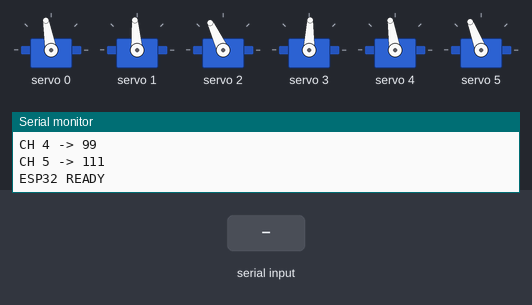
Simulated run of this sketch. Board: Arduino Uno, built with avr-gcc and run on an emulated ATmega328P. On the bench: 6 × servo, the last lines printed to the serial monitor. The test bench sets the inputs (shaded band).

Above: at 5.2 s.
5.3 s: "FORWARD\n" received over Serial
At 5.7 s:
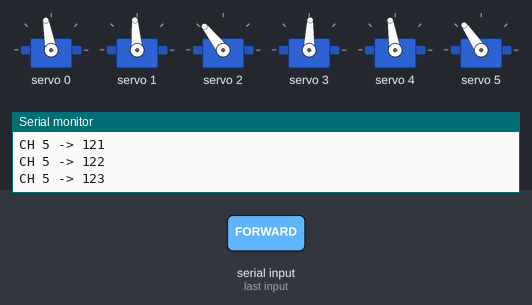
11.3 s: "STOP\n" received over Serial
13.6 s: "RIGHT\n" received over Serial
At 14.5 s:
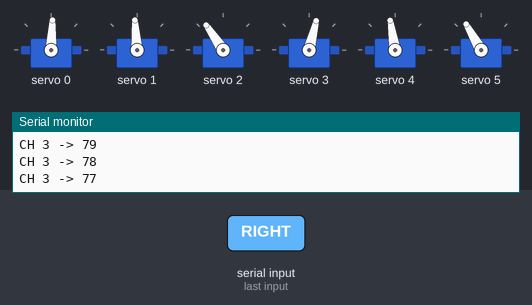
16.2 s: "SEARCH\n" received over Serial
At 17.26 s:
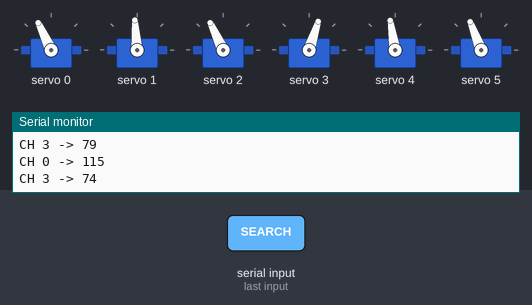
19.2 s: "KICK\n" received over Serial
At 20.36 s:
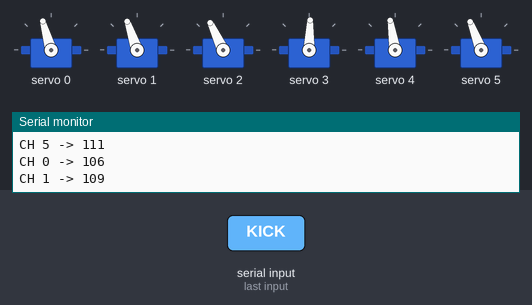
Timing chart, 0 to 22.7 s (numbered marks = the images above; inputs shaded):
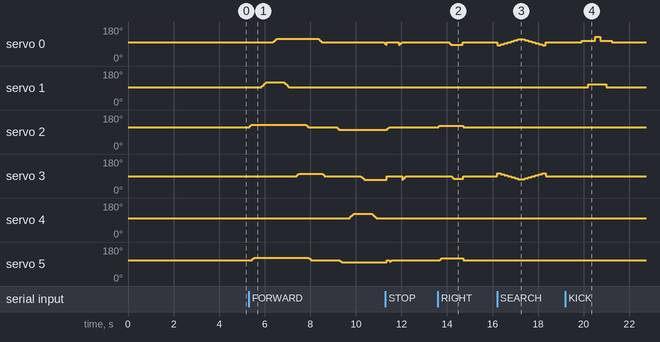

Measured:
- after the input at 5.3 s, servo 0: rises from 100° to 119° in 0.16 s, then falls to 92° in 4.7 s; servo 1: rises from 94° to 120° in 0.21 s, then falls to 94° in 1.0 s
- after the input at 13.6 s, servo 0: 100° → 87° after 0.47 s, → 100° 0.63 s later; servo 2: 115° → 124° at once, → 115° 1.1 s later; servo 3: 88° → 76° after 0.61 s, → 88° 0.50 s later; servo 5: 111° → 120° after 0.09 s, → 111° 1.0 s later
- after the input at 16.2 s, servo 0: 100° → 84° at once, → 89° 0.15 s later, → 94° 0.15 s later, → 100° 0.15 s later, … (14 changes in this stretch); servo 3: 88° → 104° at once, → 99° 0.15 s later, → 93° 0.15 s later, → 88° 0.15 s later, … (14 changes in this stretch)
- after the input at 19.2 s, servo 0: 100° → 106° after 0.71 s, → 129° 0.60 s later, → 108° 0.22 s later, → 100° 0.50 s later; servo 1: 94° → 109° after 1.0 s, → 94° 0.77 s later

The sketch:

Sketch.ino
```cpp
#include <Wire.h>
#include <Adafruit_PWMServoDriver.h>

Adafruit_PWMServoDriver pca = Adafruit_PWMServoDriver();

#define SERVO_MIN 100
#define SERVO_MAX 500

// the following values are the angles for the standing pose, you can adjust them to calibrate the robot's posture
// STANDING CALIBRATION

int RH = 100;
int RK = 95;
int RA = 115;

int LH = 89;
int LK = 99;
int LA = 111;

// MOVEMENT TUNING

int LEAN = 12;
int LIFT = 24;
int STEP = 18;
int PUSH = 14;

// LEG LENGTHS FOR FK / IK

float L1 = 10.0;
float L2 = 10.0;

// BALL POSITION

float ballX = 10;
float ballY = 5;

String inputCommand = "";

// ROBOT STATES

enum RobotState
{
  IDLE,
  WALK_FORWARD,
  TURN_LEFT_STATE,
  TURN_RIGHT_STATE,
  SEARCH_STATE,
  KICK_STATE
};

RobotState currentState = IDLE;

// ANGLE TO PWM
// This function converts a servo angle (0-180) to the corresponding PWM pulse width for the PCA9685

int angleToPulse(int angle)
{
  angle = constrain(angle, 0, 180);
  return map(angle, 0, 180, SERVO_MIN, SERVO_MAX);
}


// SAFE SERVO LIMITS
// This function ensures that the servo angles stay within the defined limits to prevent damage

int safeServo(int angle, int minA, int maxA)
{
  return constrain(angle, minA, maxA);
}


// BASIC MOVE
// This function moves a single servo to the specified angle

void moveServo(int channel, int angle)
{
  int pulse = angleToPulse(angle);
  pca.setPWM(channel, 0, pulse);

  Serial.print("CH ");
  Serial.print(channel);
  Serial.print(" -> ");
  Serial.println(angle);
}


// SMOOTH MOVE
// This function moves a servo smoothly from a start angle to an end angle by incrementing the angle in small steps with delays

void moveServoSmooth(int channel, int startAngle, int endAngle)
{
  if(startAngle < endAngle)
  {
    for(int a = startAngle; a <= endAngle; a++)
    {
      moveServo(channel, a);
      delay(8);
    }
  }
  else
  {
    for(int a = startAngle; a >= endAngle; a--)
    {
      moveServo(channel, a);
      delay(8);
    }
  }
}


// SMART DELAY
// This function implements a delay that also checks for emergency stop commands
// from the serial input, allowing the robot to stop immediately if needed

void smartDelay(unsigned long ms)
{
  unsigned long start = millis();

  while(millis() - start < ms)
  {
    if(Serial.available())
    {
      String emergency = Serial.readStringUntil('\n');
      emergency.trim();

      if(emergency == "STOP")
      {
        standPose();
        currentState = IDLE;
        return;
      }
    }
  }
}


// STANDING POSE
// This function sets all servos to the angles defined for the standing pose (reset position)

void standPose()
{
  moveServo(0, RH);
  moveServo(1, RK);
  moveServo(2, RA);

  moveServo(3, LH);
  moveServo(4, LK);
  moveServo(5, LA);
}


// FORWARD KINEMATICS
// This function calculates the (x, y) position of the foot based on the angles of the hip and knee joints using trigonometric functions

void forwardKinematics(float theta1, float theta2)
{
  float t1 = radians(theta1);
  float t2 = radians(theta2);

  float x = L1 * cos(t1) + L2 * cos(t1 + t2);
  float y = L1 * sin(t1) + L2 * sin(t1 + t2);

  Serial.print("FK X: ");
  Serial.print(x);
  Serial.print(" Y: ");
  Serial.println(y);
}

// INVERSE KINEMATICS
// This function calculates the required angles for the hip and knee joints
// to reach a desired (x, y) position of the foot using geometric relationships and trigonometric functions

void solveIK(float x, float y)
{
  float D = (x*x + y*y - L1*L1 - L2*L2) / (2 * L1 * L2);

  D = constrain(D, -1, 1);

  float theta2 = acos(D);

  float theta1 = atan2(y, x) - atan2(L2*sin(theta2), L1 + L2*cos(theta2));

  theta1 = degrees(theta1);
  theta2 = degrees(theta2);

  int hipAngle = safeServo(RH + theta1, 70, 130);
  int kneeAngle = safeServo(RK + theta2, 70, 150);

  Serial.print("IK Hip: ");
  Serial.println(hipAngle);

  Serial.print("IK Knee: ");
  Serial.println(kneeAngle);

  moveServoSmooth(0, RH, hipAngle);
  moveServoSmooth(1, RK, kneeAngle);
}

// SETUP

void setup()
{
  Serial.begin(115200);

  pca.begin();
  pca.setPWMFreq(50);

  delay(2000);

  standPose();

  delay(2000);

  Serial.println("ESP32 READY");
}

// LOOP

void loop()
{
  readSerialCommands();

  switch(currentState)
  {
    case WALK_FORWARD:
      walkForwardOneCycle();
      currentState = IDLE;
      break;

    case TURN_LEFT_STATE:
      turnLeft();
      currentState = IDLE;
      break;

    case TURN_RIGHT_STATE:
      turnRight();
      currentState = IDLE;
      break;

    case SEARCH_STATE:
      searchMotion();
      currentState = IDLE;
      break;

    case KICK_STATE:
      kickRight();
      currentState = IDLE;
      break;

    case IDLE:
      break;
  }
}

// SERIAL COMMANDS
// This function reads commands from the serial input, processes them, and updates the robot's state or parameters accordingly

void readSerialCommands()
{
  if(Serial.available())
  {
    inputCommand = Serial.readStringUntil('\n');
    inputCommand.trim();

    Serial.print("Received: ");
    Serial.println(inputCommand);

    handleCommand(inputCommand);
  }
}


// COMMAND HANDLER
// This function takes a command string, checks its content, and updates the robot's state or parameters based on the command


void handleCommand(String cmd)
{
  if(cmd == "FORWARD")
  {
    currentState = WALK_FORWARD;
  }
  else if(cmd == "LEFT")
  {
    currentState = TURN_LEFT_STATE;
  }
  else if(cmd == "RIGHT")
  {
    currentState = TURN_RIGHT_STATE;
  }
  else if(cmd == "SEARCH")
  {
    currentState = SEARCH_STATE;
  }
  else if(cmd == "KICK")
  {
    currentState = KICK_STATE;
  }
  else if(cmd == "STAND")
  {
    standPose();
  }
  else if(cmd.startsWith("BALL:"))
  {
    int comma = cmd.indexOf(',');

    String xs = cmd.substring(5, comma);
    String ys = cmd.substring(comma + 1);

    ballX = xs.toFloat();
    ballY = ys.toFloat();

    Serial.print("Ball X: ");
    Serial.println(ballX);

    Serial.print("Ball Y: ");
    Serial.println(ballY);
  }
  else
  {
    Serial.println("Unknown command");
  }
}

// WALK FORWARD

void walkForwardOneCycle()
{
  walkRightStep();
  smartDelay(200);

  walkLeftStep();
  smartDelay(200);

  standPose();
  smartDelay(300);
}

// RIGHT STEP


void walkRightStep()
{
  moveServoSmooth(2, RA, RA + LEAN);
  moveServoSmooth(5, LA, LA + LEAN);

  smartDelay(300);

  moveServoSmooth(1, RK, RK + LIFT);

  smartDelay(300);

  moveServoSmooth(0, RH, RH + STEP);

  smartDelay(300);

  moveServoSmooth(1, RK + LIFT, RK);

  smartDelay(300);

  moveServoSmooth(3, LH, LH + PUSH);

  smartDelay(300);

  moveServoSmooth(2, RA + LEAN, RA);
  moveServoSmooth(5, LA + LEAN, LA);

  smartDelay(300);

  moveServoSmooth(0, RH + STEP, RH);
  moveServoSmooth(3, LH + PUSH, LH);

  smartDelay(300);
}

// LEFT STEP

void walkLeftStep()
{
  moveServoSmooth(2, RA, RA - LEAN);
  moveServoSmooth(5, LA, LA - LEAN);

  smartDelay(300);

  moveServoSmooth(4, LK, LK + LIFT);

  smartDelay(300);

  moveServoSmooth(3, LH, LH - STEP);

  smartDelay(300);

  moveServoSmooth(4, LK + LIFT, LK);

  smartDelay(300);

  moveServoSmooth(0, RH, RH - PUSH);

  smartDelay(300);

  moveServoSmooth(2, RA - LEAN, RA);
  moveServoSmooth(5, LA - LEAN, LA);

  smartDelay(300);

  moveServoSmooth(0, RH - PUSH, RH);
  moveServoSmooth(3, LH - STEP, LH);

  smartDelay(300);
}

// TURN LEFT

void turnLeft()
{
  moveServoSmooth(2, RA, RA - 8);
  moveServoSmooth(5, LA, LA - 8);

  smartDelay(300);

  moveServoSmooth(0, RH, RH + 12);
  moveServoSmooth(3, LH, LH + 12);

  smartDelay(400);

  standPose();
}

// TURN RIGHT

void turnRight()
{
  moveServoSmooth(2, RA, RA + 8);
  moveServoSmooth(5, LA, LA + 8);

  smartDelay(300);

  moveServoSmooth(0, RH, RH - 12);
  moveServoSmooth(3, LH, LH - 12);

  smartDelay(400);

  standPose();
}

// SEARCH MOTION

void searchMotion()
{
  for(int i = -15; i <= 15; i += 5)
  {
    moveServo(0, RH + i);
    moveServo(3, LH - i);

    smartDelay(150);
  }

  for(int i = 15; i >= -15; i -= 5)
  {
    moveServo(0, RH + i);
    moveServo(3, LH - i);

    smartDelay(150);
  }

  standPose();
}

// KICK

void kickRight()
{
  standPose();
  delay(700);

  moveServo(0, RH + 6);
  delay(300);

  moveServo(1, RK + 14);
  delay(300);

  moveServo(0, RH + 28);
  delay(220);

  moveServo(0, RH + 8);
  delay(250);

  moveServo(1, RK);
  delay(250);

  standPose();
  delay(400);
}
```
